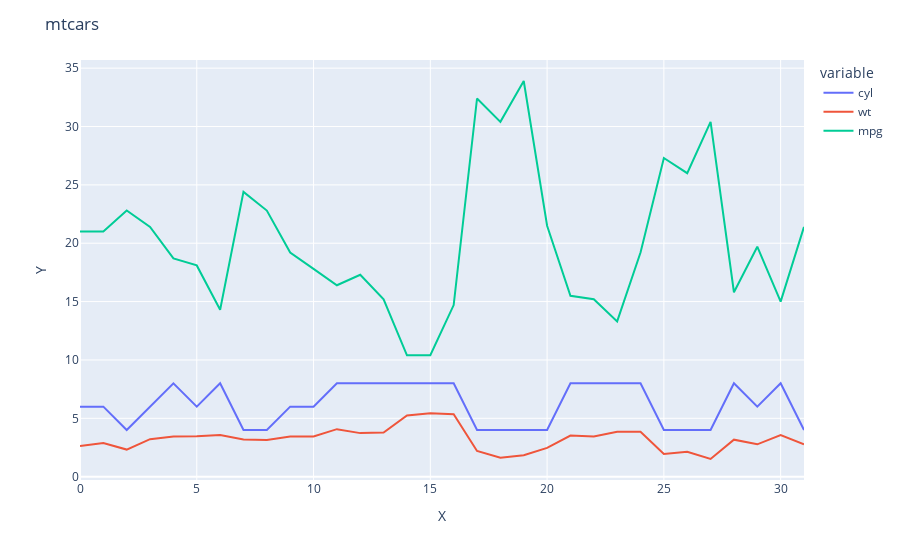

The cell this chart's notebook holds for it:
### Code cell
mtcars_source = '../../inputs/mtcars.csv'
cars = pd.read_csv(mtcars_source)

cars_df = cars[['cyl', 'wt', 'mpg']]
cars_df.cyl *= 1.0

cars_fig = px.line(cars_df)
cars_fig.update_layout(title='mtcars',
                   xaxis_title='X',
                   yaxis_title='Y')
cars_fig.show()

### Figure 1 — Plotly figure (JSON) as saved in the notebook; plotly's stock layout.template omitted (floating-point values rounded to 4 significant figures)
{"data": [{"hovertemplate": "variable=cyl<br>index=%{x}<br>value=%{y}<extra></extra>", "legendgroup": "cyl", "line": {"color": "#636efa", "dash": "solid"}, "mode": "lines", "name": "cyl", "orientation": "v", "showlegend": true, "type": "scatter", "x": [0, 1, 2, 3, 4, 5, 6, 7, 8, 9, 10, 11, 12, 13, 14, 15, 16, 17, 18, 19, 20, 21, 22, 23, 24, 25, 26, 27, 28, 29, 30, 31], "xaxis": "x", "y": [6, 6, 4, 6, 8, 6, 8, 4, 4, 6, 6, 8, 8, 8, 8, 8, 8, 4, 4, 4, 4, 8, 8, 8, 8, 4, 4, 4, 8, 6, 8, 4], "yaxis": "y"}, {"hovertemplate": "variable=wt<br>index=%{x}<br>value=%{y}<extra></extra>", "legendgroup": "wt", "line": {"color": "#EF553B", "dash": "solid"}, "mode": "lines", "name": "wt", "orientation": "v", "showlegend": true, "type": "scatter", "x": [0, 1, 2, 3, 4, 5, 6, 7, 8, 9, 10, 11, 12, 13, 14, 15, 16, 17, 18, 19, 20, 21, 22, 23, 24, 25, 26, 27, 28, 29, 30, 31], "xaxis": "x", "y": [2.62, 2.875, 2.32, 3.215, 3.44, 3.46, 3.57, 3.19, 3.15, 3.44, 3.44, 4.07, 3.73, 3.78, 5.25, 5.424, 5.345, 2.2, 1.615, 1.835, 2.465, 3.52, 3.435, 3.84, 3.845, 1.935, 2.14, 1.513, 3.17, 2.77, 3.57, 2.78], "yaxis": "y"}, {"hovertemplate": "variable=mpg<br>index=%{x}<br>value=%{y}<extra></extra>", "legendgroup": "mpg", "line": {"color": "#00cc96", "dash": "solid"}, "mode": "lines", "name": "mpg", "orientation": "v", "showlegend": true, "type": "scatter", "x": [0, 1, 2, 3, 4, 5, 6, 7, 8, 9, 10, 11, 12, 13, 14, 15, 16, 17, 18, 19, 20, 21, 22, 23, 24, 25, 26, 27, 28, 29, 30, 31], "xaxis": "x", "y": [21, 21, 22.8, 21.4, 18.7, 18.1, 14.3, 24.4, 22.8, 19.2, 17.8, 16.4, 17.3, 15.2, 10.4, 10.4, 14.7, 32.4, 30.4, 33.9, 21.5, 15.5, 15.2, 13.3, 19.2, 27.3, 26, 30.4, 15.8, 19.7, 15, 21.4], "yaxis": "y"}], "layout": {"legend": {"title": {"text": "variable"}, "tracegroupgap": 0}, "margin": {"t": 60}, "title": {"text": "mtcars"}, "xaxis": {"anchor": "y", "domain": [0, 1], "title": {"text": "X"}}, "yaxis": {"anchor": "x", "domain": [0, 1], "title": {"text": "Y"}}}}
